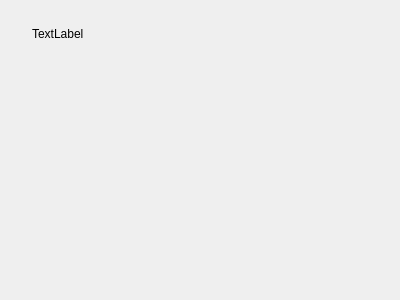
<?xml version="1.0" encoding="UTF-8"?>
<ui version="4.0">
 <class>Dialog</class>
 <widget class="QWidget" name="Dialog">
  <property name="geometry">
   <rect>
    <x>0</x>
    <y>0</y>
    <width>400</width>
    <height>300</height>
   </rect>
  </property>
  <property name="windowTitle">
   <string>Form</string>
  </property>
  <layout class="QVBoxLayout" name="verticalLayout" stretch="0,1">
   <property name="spacing">
    <number>24</number>
   </property>
   <property name="leftMargin">
    <number>0</number>
   </property>
   <property name="topMargin">
    <number>24</number>
   </property>
   <property name="rightMargin">
    <number>0</number>
   </property>
   <property name="bottomMargin">
    <number>9</number>
   </property>
   <item>
    <layout class="QHBoxLayout" name="horizontalLayout">
     <property name="leftMargin">
      <number>32</number>
     </property>
     <property name="rightMargin">
      <number>32</number>
     </property>
     <item>
      <widget class="QLabel" name="dialogHeaderLabel">
       <property name="text">
        <string>TextLabel</string>
       </property>
      </widget>
     </item>
     <item>
      <spacer name="horizontalSpacer">
       <property name="orientation">
        <enum>Qt::Horizontal</enum>
       </property>
       <property name="sizeHint" stdset="0">
        <size>
         <width>40</width>
         <height>20</height>
        </size>
       </property>
      </spacer>
     </item>
     <item>
      <widget class="QPushButton" name="closeButton">
       <property name="minimumSize">
        <size>
         <width>11</width>
         <height>11</height>
        </size>
       </property>
       <property name="maximumSize">
        <size>
         <width>11</width>
         <height>11</height>
        </size>
       </property>
       <property name="text">
        <string/>
       </property>
       <property name="icon">
        <iconset resource="../../../resource.qrc">
         <normaloff>:/resource/icons/icon_cross.png</normaloff>:/resource/icons/icon_cross.png</iconset>
       </property>
       <property name="iconSize">
        <size>
         <width>11</width>
         <height>11</height>
        </size>
       </property>
       <property name="flat">
        <bool>true</bool>
       </property>
      </widget>
     </item>
    </layout>
   </item>
   <item>
    <widget class="QWidget" name="externalContentContainer" native="true"/>
   </item>
  </layout>
 </widget>
 <resources>
  <include location="../../../resource.qrc"/>
 </resources>
 <connections/>
</ui>
